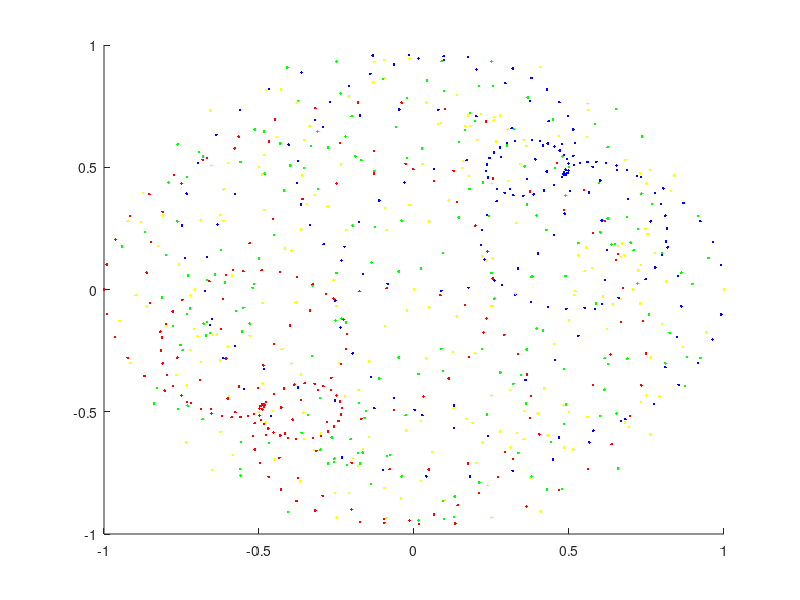
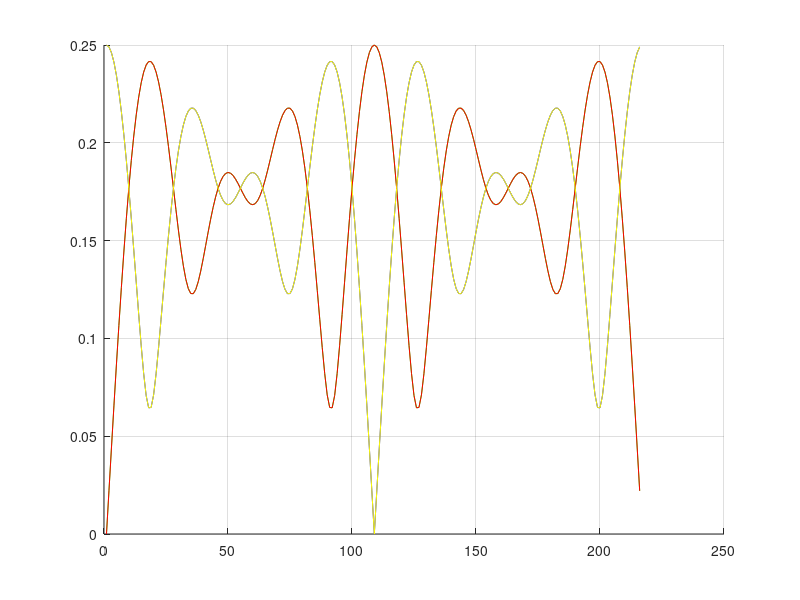
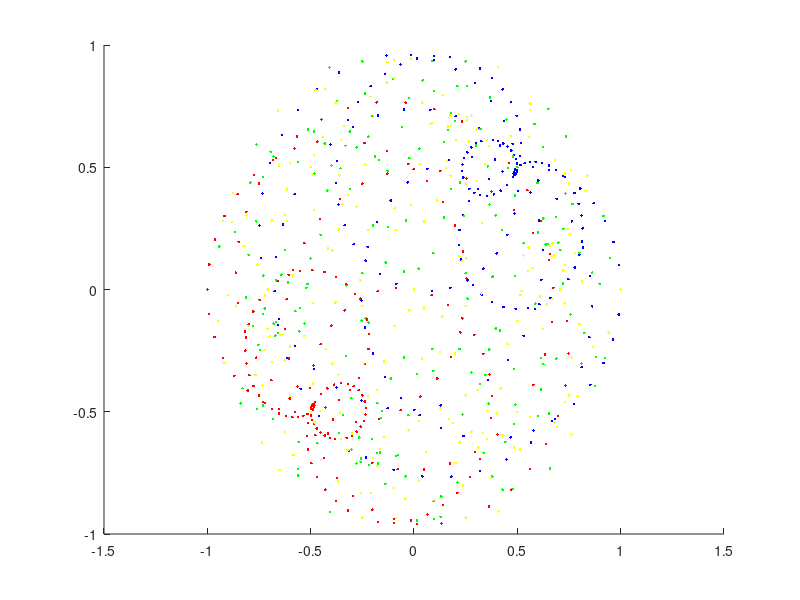
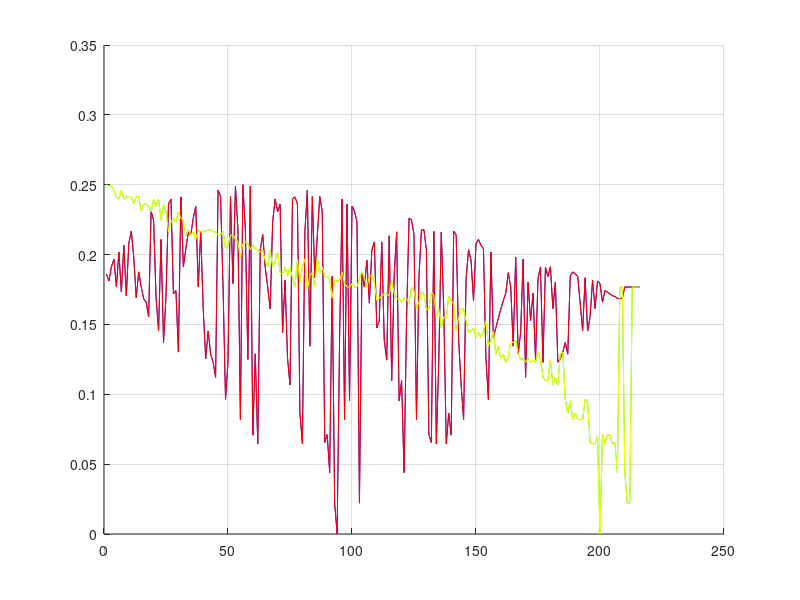

The MATLAB script that drew these images, in order:
% Checking eigenvalues for the circulant kernels of the unfolded 3D lattice 
clc, close all
dim = 6; dtotal = dim^3; k = 1/2/sqrt(2); a = k*exp(i*pi/4); b = k*exp(-i*pi/4);
cv1 = [ a b zeros(1, dim-2) b a zeros(1, dtotal-dim-2)];
cv2 = [zeros(1,dim^2) -b a zeros(1, dim-2) -a b zeros(1, dtotal-dim^2-dim-2)];
cv3 = [-a b zeros(1, dim-2) -b a zeros(1, dtotal-dim-2)];
cv4 = [zeros(1,dim^2) b a zeros(1, dim-2) a b zeros(1, dtotal-dim^2-dim-2)];
f = fft(cv1);f = [f; fft(cv2)];f =[f; fft(cv3)];f = [f; fft(cv4)];
% check against standard diagonalizer
c1 = toeplitz( [cv1(1), fliplr( cv1(2:end) )], cv1 );
c2 = toeplitz( [cv2(1), fliplr( cv2(2:end) )], cv2 );
c3 = toeplitz( [cv3(1), fliplr( cv3(2:end) )], cv3 );
c4 = toeplitz( [cv4(1), fliplr( cv4(2:end) )], cv4 );
e = eig(c1);e = [e, eig(c2)];e =[e, eig(c3)];e = [e, eig(c4)];
% Construct composite kernels
ek = f(1,:).^2+f(3,:).^2;ek = [ek; f(3,:).*(f(1,:)+f(4,:))];ek = [ek;f(3,:).^3+f(4,:).^2];
% ploting section
% Chek eigenvalues from fft routine 
colorstring = 'bgry';
figure(1), cla
hold on
for i = 1:4
  plot(f(i, :),'.', 'Color', colorstring(i))
end
hold off
figure(2), cla
hold on
x = logspace(-1,2);
for i = 1:4
    plot( abs(f(i,:))/4, 'Color', colorstring(i)), grid on
  %plot( log( conj(f(i, :)).*f(i, :) ), 'Color', colorstring(i)), grid on
end
hold off 
% Chek eigenvalues  from std eig routine
figure(3), cla
hold on
for i = 1:4
  plot(e(:, i),'.', 'Color', colorstring(i))
end
hold off
figure(4), cla
hold on
for i = 1:4
  plot( abs(e(:, i))/4 , 'Color', colorstring(i)), grid on
end
hold off 
% check composite kernels
figure(5), cla
hold on
for i = 1:3
  plot(ek(i, :),'.', 'Color', colorstring(i))
end
hold off
figure(6), cla
hold on
for i = 1:3
  plot(  abs(ek(i, :))/4 , 'Color', colorstring(i)), grid on
end
hold off